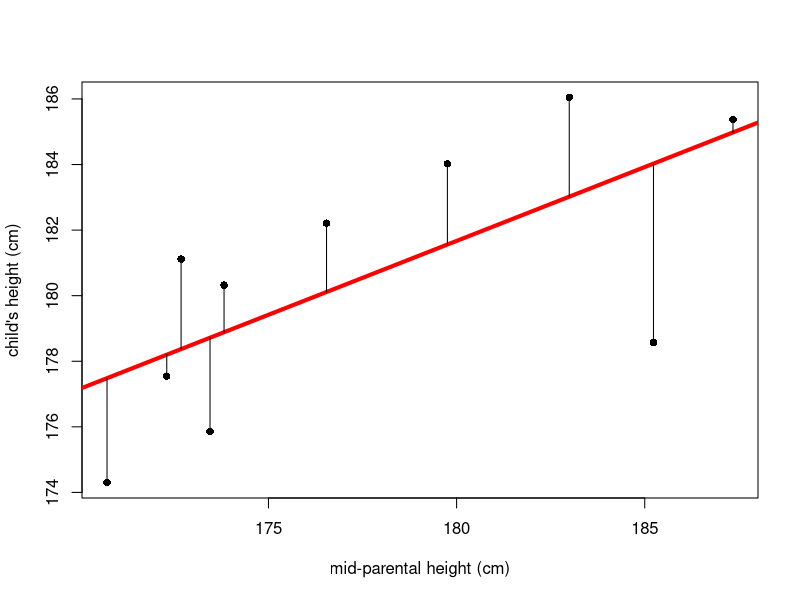
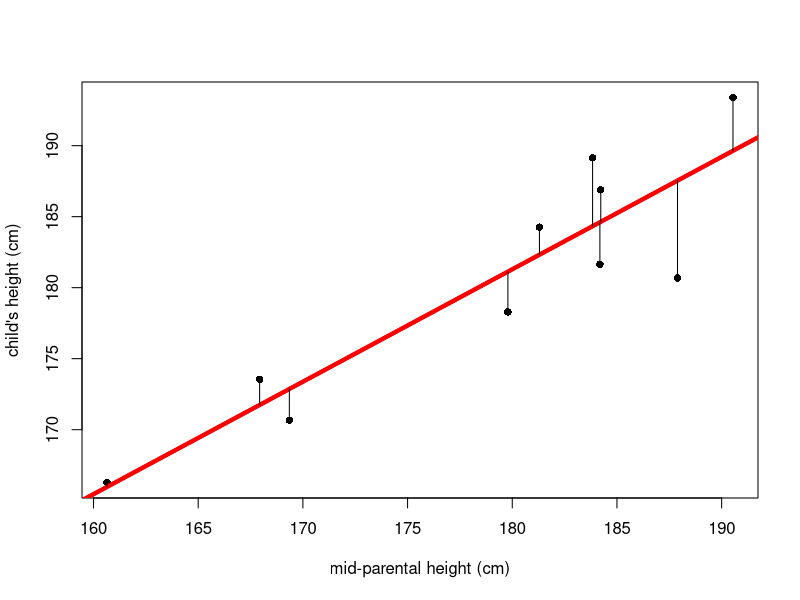
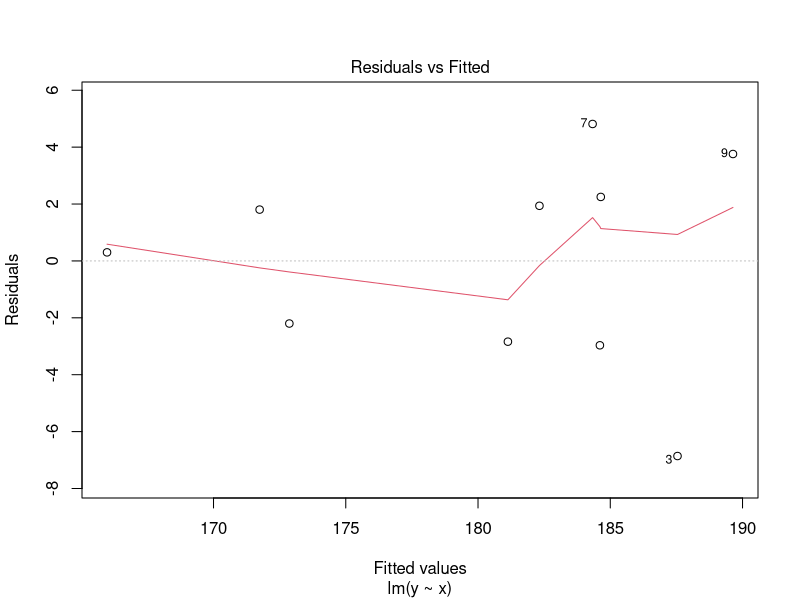
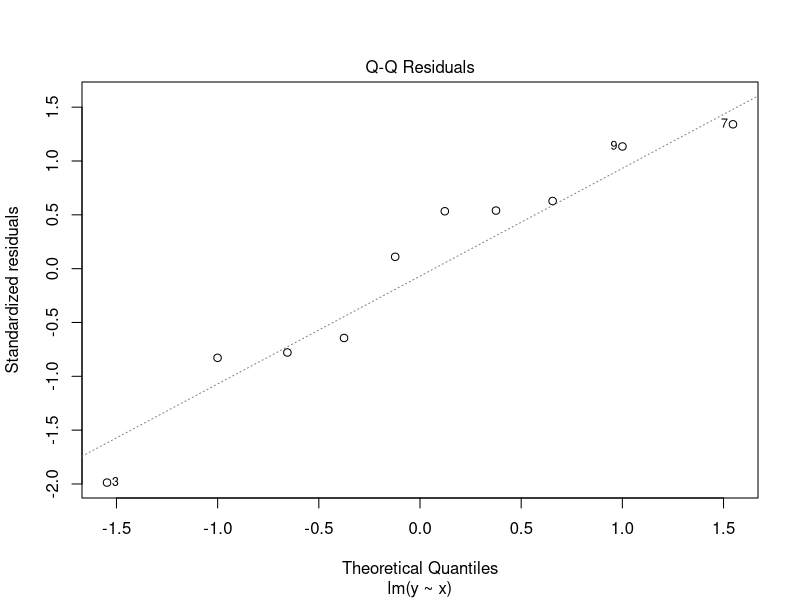
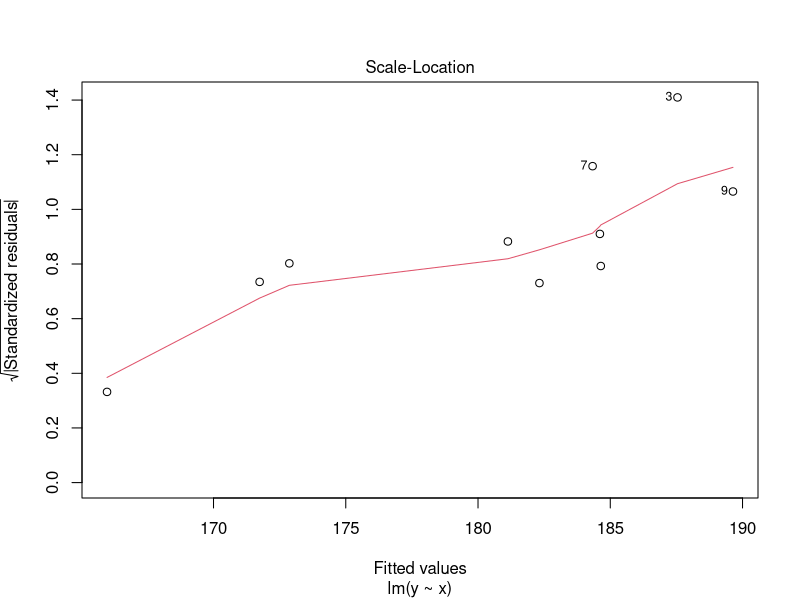
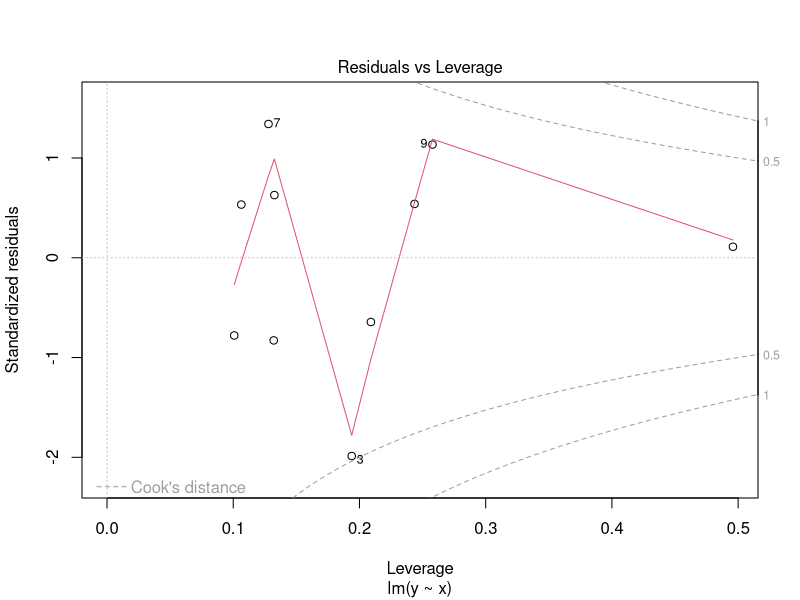
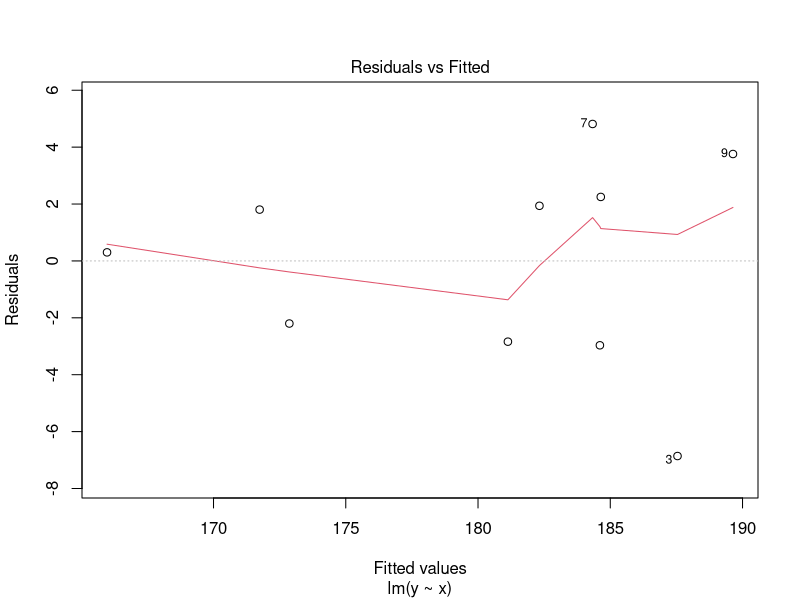
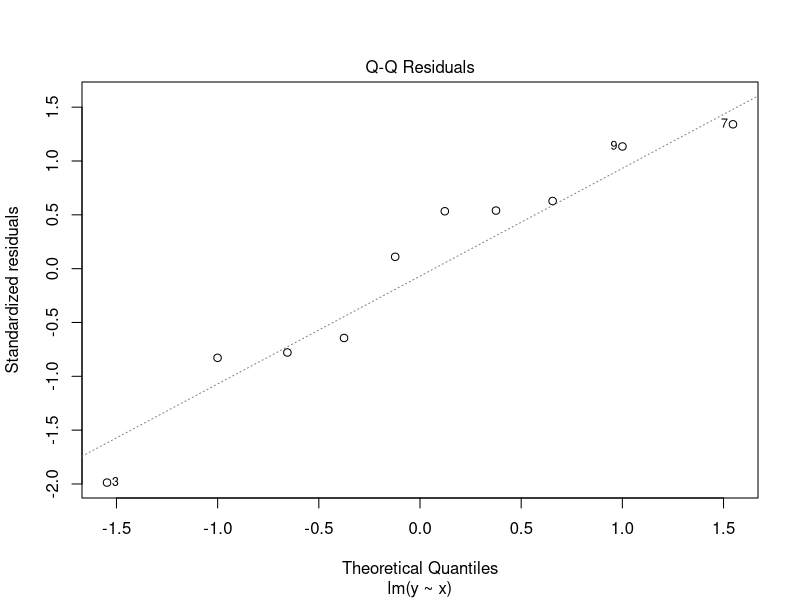

R code for these plots, in order:
## ---- chunk 1
#you need to load the MASS library
library(MASS)

#the function mvrnorm generates a matrix in which you need to specify the mean, variance and covariance
xy <- mvrnorm(10,mu=c(180,180),matrix(c(100,85,85,100),2))
var(xy)
x <- xy[,1]
y <- xy[,2]

#plot the scatter points and add the line of least squares
plot(x,y, pch=16, xlab="mid-parental height (cm)", ylab="child's height (cm)")
abline(lm(y~x), col="red", lwd=4)

#add lines depicting the residuals
fitted <- predict(lm(y~x))
for(i in 1:10) {lines(c(x[i],x[i]),c(y[i],fitted[i]))}

#display a summary of the linear regression analysis
print(summary(lm(y~x)))


## ---- chunk 2
#you need to load the MASS library to use the mvrnorm() function
library(MASS)

#generate some simulated data
#the function mvrnorm generates a matrix in which you need to specify the mean, variance and covariance
#Note that when you run this it generates random data so it will not look like what I showed in class.
xy <- mvrnorm(10,mu=c(180,180),matrix(c(100,85,85,100),2))
var(xy)
x <- xy[,1]
y <- xy[,2]

#plot the scatter points 
plot(x,y, pch=16, xlab="mid-parental height (cm)", ylab="child's height (cm)")

#to perform linear regression of x against y using least squares we use the ~ symbol
lm(y~x)

#however, this doesn't get us a very informative output, so we use summary()
#which gives us the slope and intercept as well as the t-test and the ANOVA
summary(lm(y~x))

#we can save the output of lm as a variable
linear.model <- lm(y~x) 

#this saves it as a lm object
class(linear.model)

#and then we can run the function confint() which returns the 95% confidence interval for the two parameters (intercept in the first row and slope in the second row).
confint(linear.model)

#we can now predict a y value (i.e. a child's height) based on an x value (the mid-parental height) using the linear model.  The first argument is the model and the second argument is the value of x.  Note that we have to specify it in list form.
predict(linear.model, list(x=180))

#we can predict values for a range of values
predict(linear.model, list(x=c(174,180,185,190)))

#To add a line to the plot that shows that linear model:
abline(linear.model, col="red", lwd=4)

#This also works, and is what I typically do:
abline(lm(y~x), col="red", lwd=4)

#If we use predict() we get the values of y from the model for each of the values of x that were used to fit the model
predict(lm(y~x))
#or
predict(linear.model)

#This little bit of code will add lines depicting the residuals
fitted <- predict(lm(y~x))
for(i in 1:10) {lines(c(x[i],x[i]),c(y[i],fitted[i]))}


## ---- chunk 3
plot(lm(y~x))
#or because we saved our model as a variable we can use:
plot(linear.model)
